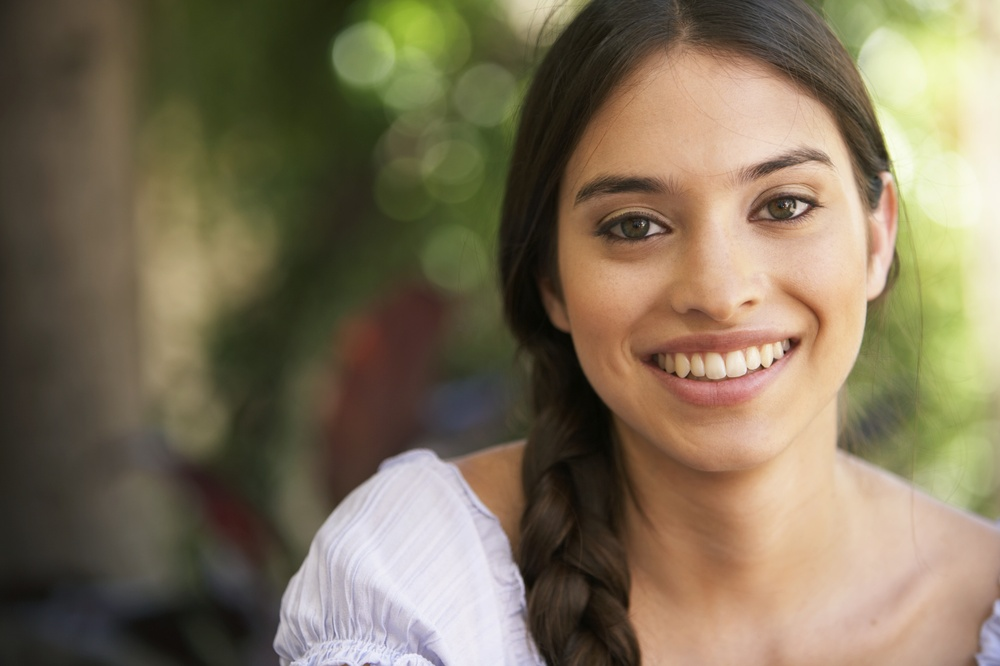
#> input picture webcam-images/Smiles.jpg, 1000 x 666 px, shrunk from 2290 x 1526 before the run; its folder holds only this picture in this run
$ jupyter execute --allow-errors face-extraction.ipynb
#> lines starting #> are read from the running program, lines starting #| are printed output that depends on the picture; after the words box and inside, x2 and y2 are one past the last pixel; in counts of white or black regions, pixels touching at a corner belong together
#> further down, image is the input picture: shape (666, 1000, 3); mean B, G, R 89.4, 113.3, 126.1
[cell 1]
import cv2
import sys
import os

[cell 2]
imagePath = "webcam-images/opencv_frame_3.png"

[cell 3]
image = cv2.imread(imagePath)
#> (the rest of this cell did not finish here and is left out)

[cell 4]
faceCascade = cv2.CascadeClassifier(cv2.data.haarcascades + "haarcascade_frontalface_default.xml")
#> (the rest of this cell did not finish here and is left out)

[cell 5]
def extract_face(fullpic):

    gray = cv2.cvtColor(fullpic,cv2.COLOR_BGR2GRAY)
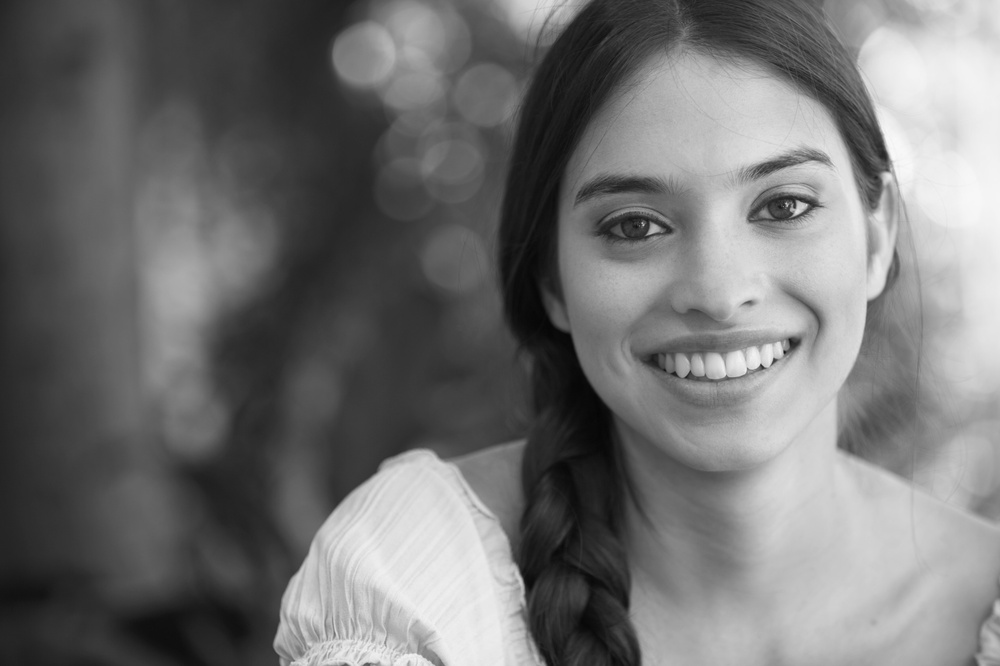
#> gray: shape (666, 1000); min 5, max 249, mean 114.4
    faceCascade = cv2.CascadeClassifier(cv2.data.haarcascades + "haarcascade_frontalface_default.xml")
    faces = faceCascade.detectMultiScale(
            gray,
            scaleFactor=1.3,
            minNeighbors=3,
            minSize=(30, 30)
    )
#> faces = [[522, 64, 386, 386]]

    print("Found {0} Faces!".format(len(faces)))
#| Found 1 Faces!

    for (x, y, w, h) in faces:
        cv2.rectangle(image, (x, y), (x+w, y+h), (0, 255, 0), 2)
#> this loop made 1 pass
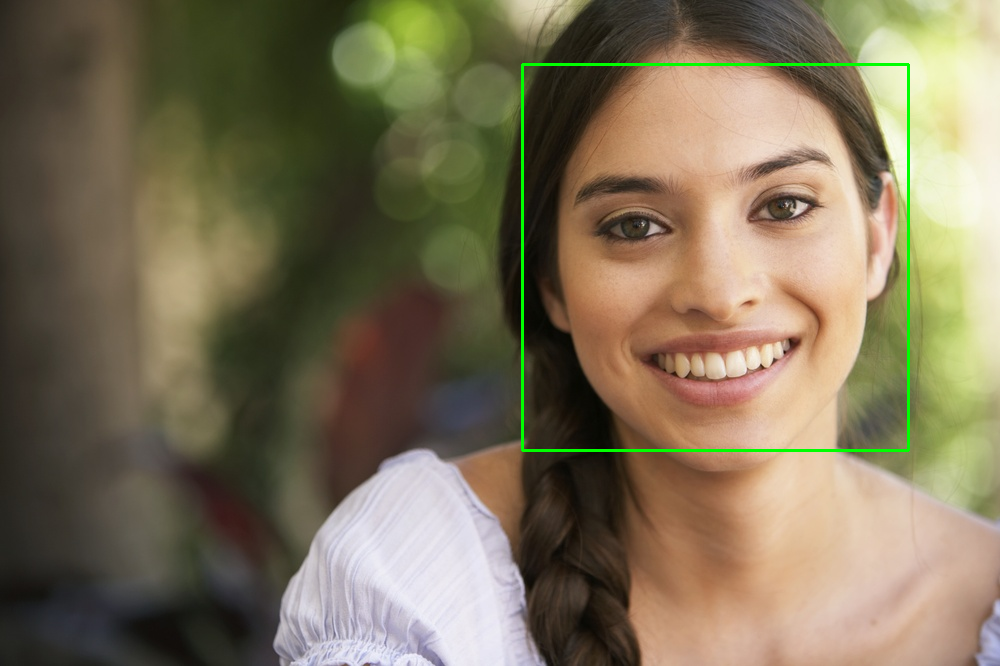
#> image: shape (666, 1000, 3); 0.69% of pixels changed, all inside (x1, y1, x2, y2) = (521, 63, 910, 452)

#     status = cv2.imwrite('faces_detected.jpg', image)

#     print ("Image faces_detected.jpg written to filesystem: ",status)

    for (x, y, w, h) in faces:
        cv2.rectangle(image, (x, y), (x + w, y + h), (0, 255, 0), 2)
        roi_color = image[y:y + h, x:x + w]
        print("[INFO] Object found. Saving locally.")
        cv2.imwrite(str(w) + str(h) + '_faces.jpg', roi_color)
#> this loop made 1 pass
#| [INFO] Object found. Saving locally.
#> pass 1, in extract_face, `roi_color = image[y:y + h, x:x + w]`:
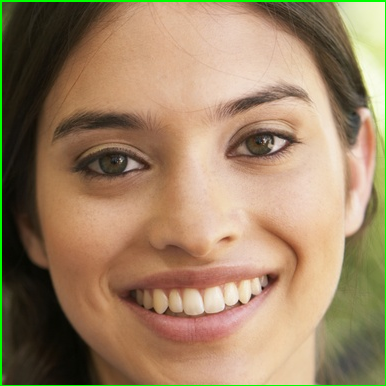
#> roi_color: shape (386, 386, 3); mean B, G, R 101, 131.6, 157.2

[cell 6]
image_paths = os.listdir('webcam-images')

for image_path in image_paths:
    image = cv2.imread("webcam-images/"+image_path)
    extract_face(image)
